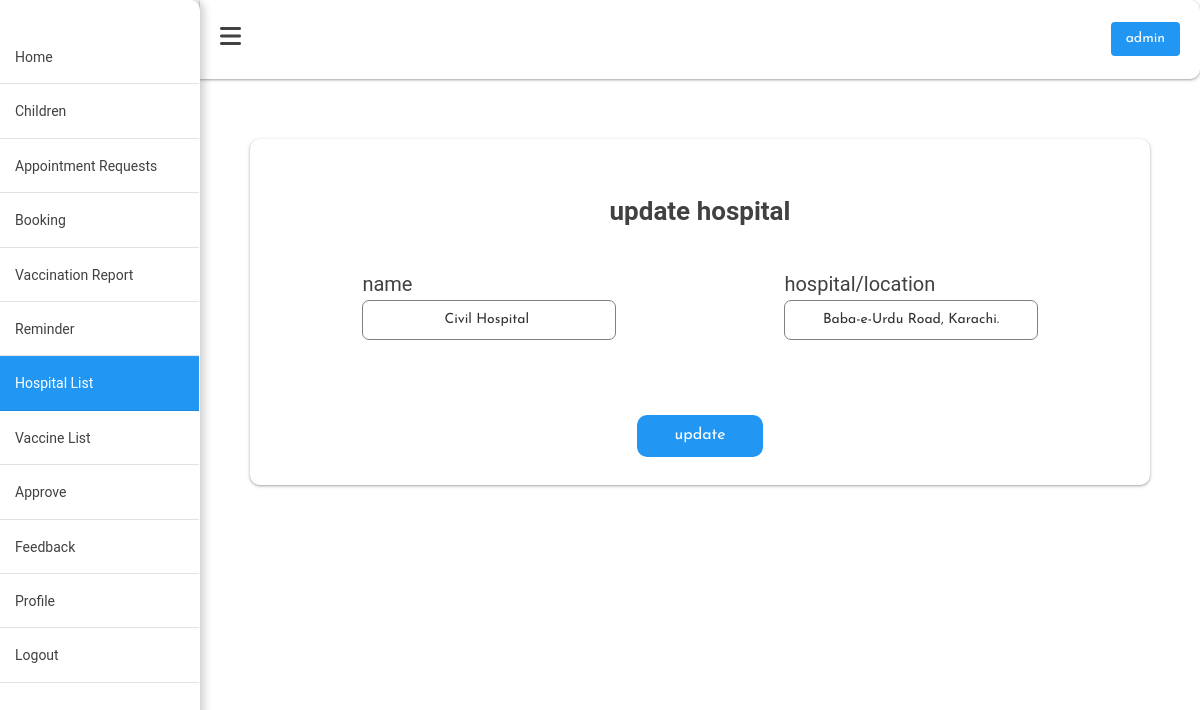
Page /admin_update_hospital.php?id=37 (signed in) on the committed database.
### tables this page shows
CREATE TABLE `add_hospital` (
  `id` int(11) NOT NULL,
  `name` varchar(250) NOT NULL,
  `hospital_location` varchar(250) NOT NULL
);

### admin_update_hospital.php (the view, shortened to what this page needs)
<?php
require_once('config.php');
if (isset($_GET['id'])) {
    $id = $_GET['id'];
    $sql = "SELECT * FROM add_hospital WHERE id ='$id'";
    $result =mysqli_query($connect, $sql);
    $row = mysqli_fetch_array($result);
    $name = $row["name"];
    $hospital_location = $row["hospital_location"];
}
$sql = "SELECT *  FROM admin";
$result = mysqli_query($connect, $sql);
$row = mysqli_fetch_assoc($result);
$admin_name = $row["name"];
?>
<!DOCTYPE html>
<html lang="en">
<head>
    <link rel="stylesheet" href="assets/css/admin.cs">
    <link rel="stylesheet" href="https://cdnjs.cloudflare.com/ajax/libs/font-awesome/6.0.0-beta2/css/all.min.css"
 />
    <link rel="stylesheet" href="https://cdnjs.cloudflare.com/ajax/libs/twitter-bootstrap/3.4.1/css/bootstrap.min.css">
    <link rel="stylesheet" href="assets/css/main.css">
    <link rel="stylesheet" href="assets/css/colors.css">
    <link rel="stylesheet" href="assets/css/admin.css">
    <link rel="stylesheet" href="assets/css/submit_form.css" />
    <link rel="stylesheet" href="assets/css/fresh-bootstrap-table.css">
</head>
<body>
    <div class="admin_main">
    <div class="sidebar">
            <ul>
                <li><a href="admin_home.php" class="logo">Home</a></li>
                <li><a href="admin_child.php" class="nav_links">children</a></li>
                <li><a href="admin_appointment_requests.php" class="nav_links"> appointment requests</a></li>
                <li><a href="admin_booking.php" class="nav_links"> booking</a></li>
                <li><a href="admin_vaccination_report.php" class="nav_links">vaccination report</a></li>
                <li><a href="admin_reminder.php" class="nav_links">Reminder</a></li>
                <li class="active" ><a  class="active" href="admin_hospital_list.php" class="nav_links"> hospital list</a></li>
                <li><a href="admin_vaccine_list.php" class="nav_links">vaccine list</a></li>
                <li><a href="admin_approve_hospital.php" class="nav_links"> approve</a></li>
                <li><a href="admin_feedback.php" class="nav_links">feedback</a></li>
                <li><a href="admin_profile.php" class="nav_links">profile</a></li>
                <li><a href="admin_logout.php" class="nav_links">logout</a></li>
            </ul>
        </div>
        <div class="main_content">
            <div class="header_admin">
                <span class="toggle-btn"><i class="fas fa-bars"></i></span>
                <span class="login"><?php echo $admin_name;   ?></span>
            </div>
            <div>
                <div class="container">
                    <h1 class="form-title">update hospital</h1>
                    <form method="post">
                        <div class="main-user-info">
                        <div class="user-input-box">
                                <label for="name" class="profile_label">name</label>
                                <input class="profile" type="text" id="name" name="name" placeholder="name" value="<?php echo $name ?>">
                            </div>
                            <div class="user-input-box">
                                <label for="hospital_location" class="profile_label">hospital/location</label>
                                <input class="profile" type="text" id="hospital_location" name="hospital_location" placeholder="hospital/location" value="<?php echo $hospital_location ?>">
                            </div>
                        </div>
                        <div class="form-submit-btn">
                            <input type="submit" class="submit_btn" name="update" value="update">
                        </div>
                    </form>
                </div>
            </div>
        </div>
    </div>
</body>
</html>

### assets/css/main.css (style rules this page uses)
body { line-height: 1.6; font-family: var(--poppins-font); background: var(--background-color); }
body::before { content: ''; position: absolute; width: 100%; clip-path: inset(47% 0 0 0); z-index: -1; height: 100%; }
.container { width: 100%; overflow: hidden; padding: 80px 0; }

### assets/css/colors.css (style rules this page uses)
:root { --text-color:#414141; --hover-text-color: #FFFFFF; --cards-color: #FFFFFF; --shadow: rgba(60, 64, 67, 0.3) 0px 1px 2px 0px, rgba(60, 64, 67, 0.15) 0px 1px 3px 1px; --btn-color: #2196F3; --hover-color: #1976D2; --btn-text-color:#FFFFFF; }

### assets/css/admin.css (style rules this page uses)
* { margin: 0; padding: 0; box-sizing: border-box; list-style: none; text-decoration: none; font-family: 'Josefin Sans', sans-serif; }
.admin_main { display: flex; position: relative; }
.admin_main .sidebar { width: 200px; height: 100%; padding: 30px 0px; position: fixed; }
.admin_main .sidebar ul li { padding: 15px; border-bottom: 1px solid rgba(12, 12, 12, 0.114); border-top: 1px solid rgba(255,255,255,0.05); }
.admin_main .sidebar ul li a { color: var(--text-color); display: block; text-transform: capitalize; }
.admin_main .sidebar ul li.active { background-color: var(--btn-color); }
.admin_main .sidebar ul li a.active { color: var(--btn-text-color); }
.admin_main .main_content { width: 100%; margin-left: 200px; }
.admin_main .main_content .header_admin { padding: 20px; background: var(--background_color); box-shadow: var(--shadow); color: var(--text-color); display: flex; justify-content: space-between; align-items: center; border-radius: 0 10px 10px 0; border-bottom: 1px solid rgba(255, 255, 255, 0.2); }
.login { background: var(--btn-color); color: var(--btn-text-color); border-radius: 4px; padding: 6px 15px 6px 15px; cursor: pointer; }
.admin_main { width: 100%; }
.sidebar { transition: transform 0.3s ease; transform: translateX(0); width: 250px; position: fixed; top: 0; left: 0; height: 100%; color: white; z-index: 1000; }
.main_content { position: relative; margin-left: auto; width: 100%; transition: margin-left 0.3s ease; }
.toggle-btn { font-size: 24px; color: var(--text-color); cursor: pointer; }
.sidebar { background: var(--background_color); }
.sidebar { background:var(--cards-color); width: 250px; height: 100vh; color: white; padding: 15px; box-shadow: 4px 0 8px rgba(0, 0, 0, 0.2); border-radius: 0 10px 10px 0; border-right: 1px solid rgba(255, 255, 255, 0.2); overflow: auto; }

### assets/css/submit_form.css (style rules this page uses)
.container { width: 100%; max-width: 900px; background: var(--cards-color); padding: 28px; margin: 60px auto; border-radius: 10px; box-shadow: var(--shadow); }
.form-title { font-size: 26px; font-weight: 600; text-align: center; padding-bottom: 6px; color: var(--text-color); text-shadow: var(--shadow); border-bottom: solid 1px white; }
.main-user-info { display: flex; flex-wrap: wrap; justify-content: space-between; padding: 20px 0; }
.user-input-box:nth-child(2n) { justify-content: end; }
.user-input-box { display: flex; flex-wrap: wrap; width: 50%; padding-bottom: 15px; }
.user-input-box label { width: 95%; font-size: 20px; font-weight: 400; margin: 5px 0; }
.user-input-box input { height: 40px; width: 95%; border-radius: 7px; outline: none; border: 1px solid grey; padding: 0 10px; }
.user-input-box .profile_label { width: 60%; color: var(--text-color) !important; font-size: 20px; font-weight: 400; margin: auto; }
.user-input-box .profile { width: 60%; margin: auto; text-align: center; border-radius: 7px; background-color: white; outline: none; border: 1px solid grey; padding: 7px; }
.gender-category label, .gender-category input, .form-submit-btn input { cursor: pointer; }
.form-submit-btn { margin-top: 40px; }
.form-submit-btn input { display: block; width: 15%; margin-top: 10px; font-size: 16px; padding: 8px 14px; border: none; border-radius: 10px; color: var(--btn-text-color); margin: auto; background: var(--btn-color); }
label { color: rgb(14, 14, 14); }

### rows in the picture
add_hospital: name "Civil Hospital", hospital_location "Baba-e-Urdu Road, Karachi."

### other values in the picture
$admin_name "admin"
